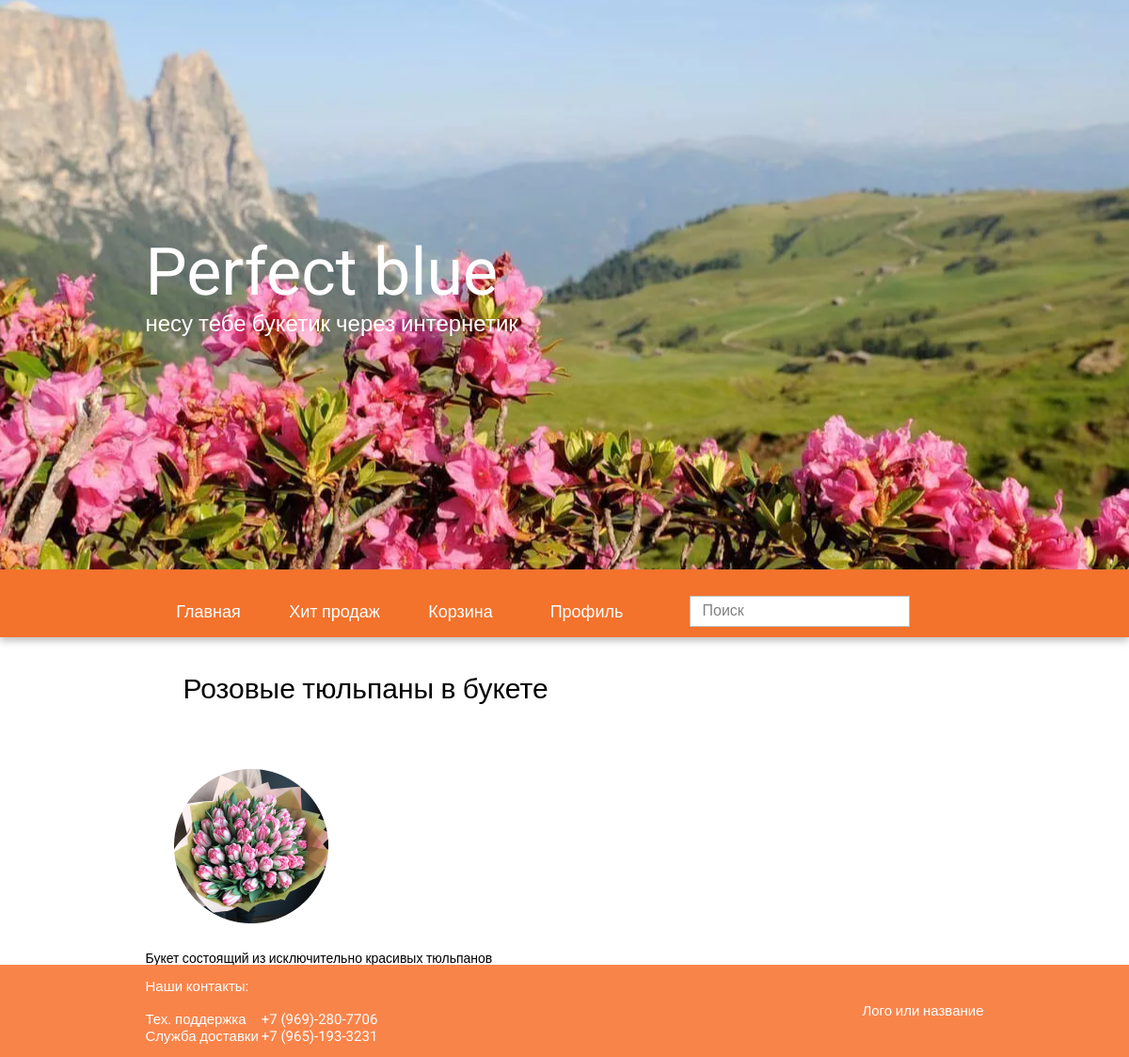
The app's page /post/purple-tulips-bouquet/ with its own data.
### flowers/models.py (models this page shows, shortened)
class Flowers(models.Model):
    title = models.CharField(max_length=50, verbose_name='Название')
    description = models.TextField(blank=True, verbose_name='Описание')
    price = models.CharField(max_length=10, verbose_name='Цена')
    number_of_purchases = models.IntegerField(default=0, verbose_name='Количество покупок')
    image = models.ImageField(upload_to='photos/%Y/%m/%d/', verbose_name='Фото')
    slug = models.SlugField(max_length=255, unique=True, db_index=True, verbose_name='URL')
    cat = models.ForeignKey('Categories', on_delete=models.CASCADE)
    def __str__(self):
        return self.title
    class Meta:
        verbose_name = 'Цветы'
        verbose_name_plural = 'Цветы'
        ordering = ['title', 'price', 'number_of_purchases']

### flowers/views.py (the view)
# urls.py: path('post/<slug:post_slug>/', PostFlowers.as_view(), name='post'),
class PostFlowers(DetailView):
    model = Flowers
    template_name = 'flowers/post.html'
    context_object_name = 'post'
    slug_url_kwarg = 'post_slug'
    def get_context_data(self, **kwargs):
        context = super().get_context_data(**kwargs)
        context['menu'] = menu
        return context

### flowers/templates/flowers/post.html (shortened to what this page needs)
{% extends 'flowers/base.html' %}
{% block content %}
<div class="_container">
    <div>
        <h1 class="post-title">{{ post }}</h1>
        <img class="post-image" src="{{ post.image.url }}" alt="image">
        <div>
            {{ post.description }}
        </div>
    </div>
</div>
{% endblock %}

### flowers/static/flowers/css/style.css (style rules this page uses)
* { padding: 0; margin: 0; border: 0; }
*, *:before, *:after { -webkit-box-sizing: border-box; box-sizing: border-box; }
html, body { height: 100%; width: 100%; font-size: 100%; line-height: 1; font-size: 14px; -ms-text-size-adjust: 100%; -moz-text-size-adjust: 100%; -webkit-text-size-adjust: 100%; }
img { vertical-align: top; }
h1, h2, h3, h4, h5, h6 { font-size: inherit; font-weight: 400; }
body { font-family: 'Roboto', sans-serif; }
._container { max-width: 891px; margin: 0 auto; }
h1.post-title { font-size: 30px; padding: 40px; }
img.post-image { padding: 30px; }

### records on screen
Flowers: title "Розовые тюльпаны в букете", image (picture), description "Букет состоящий из исключительно красивых тюльпанов"

### other values on screen
{{ m.title }} "Главная" "Хит продаж" "Корзина" "Профиль"
